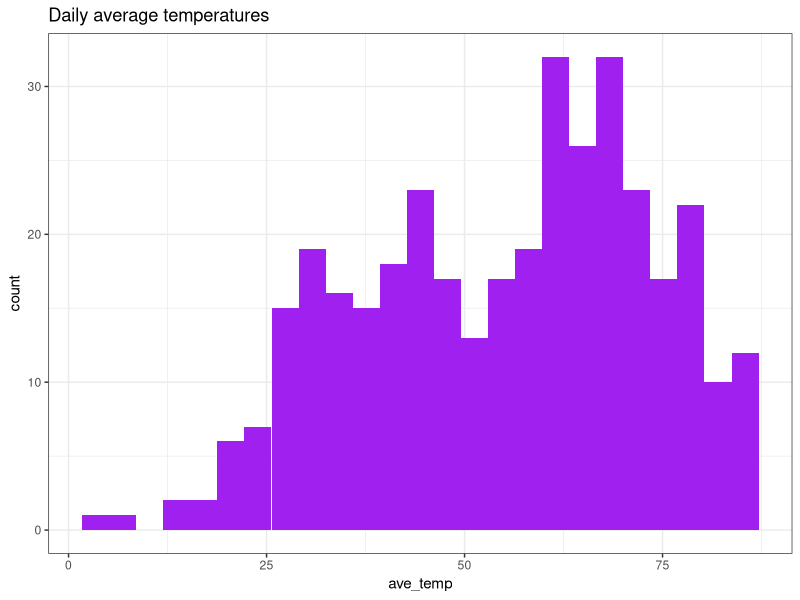
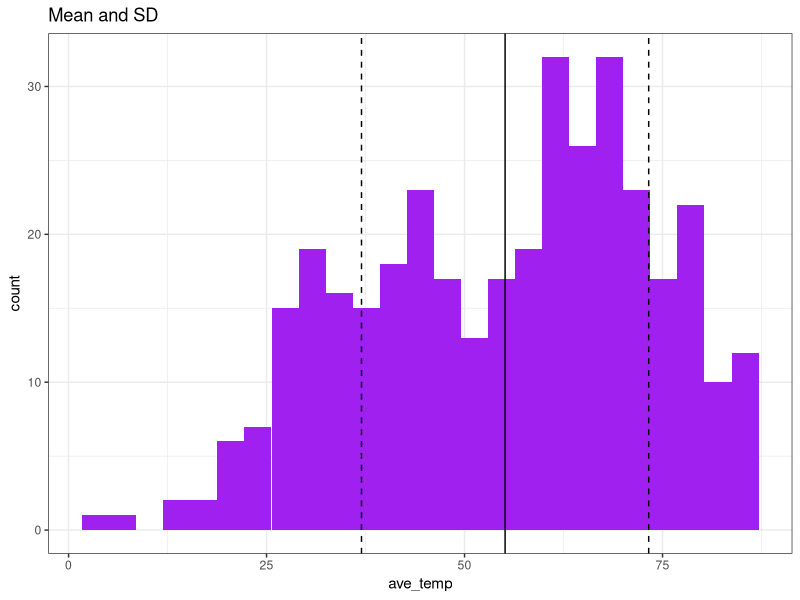
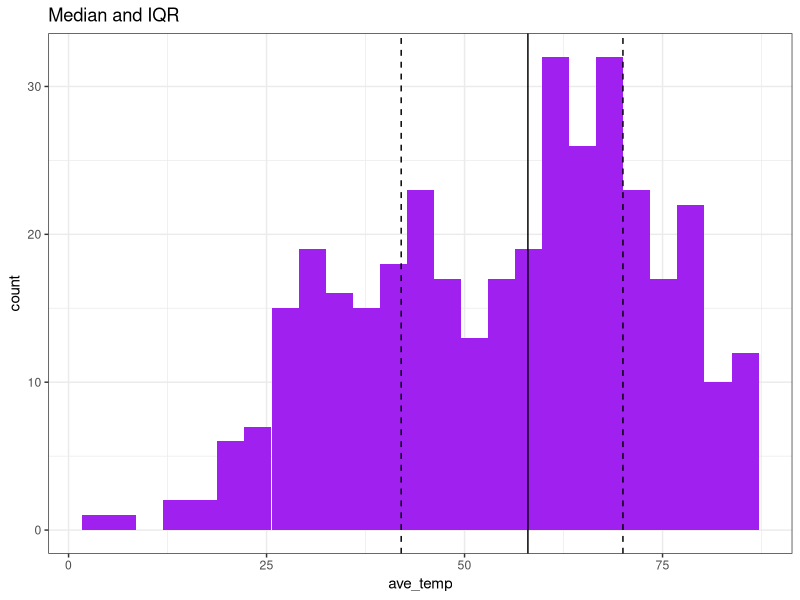
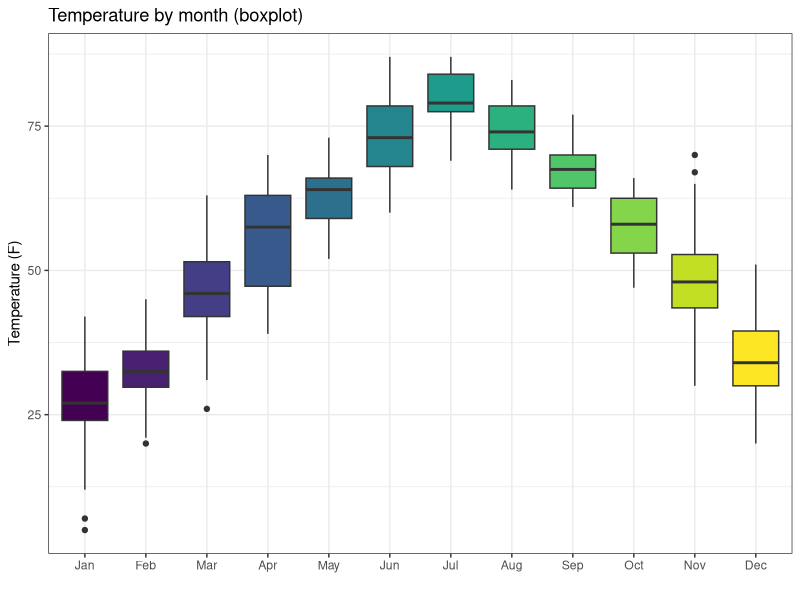
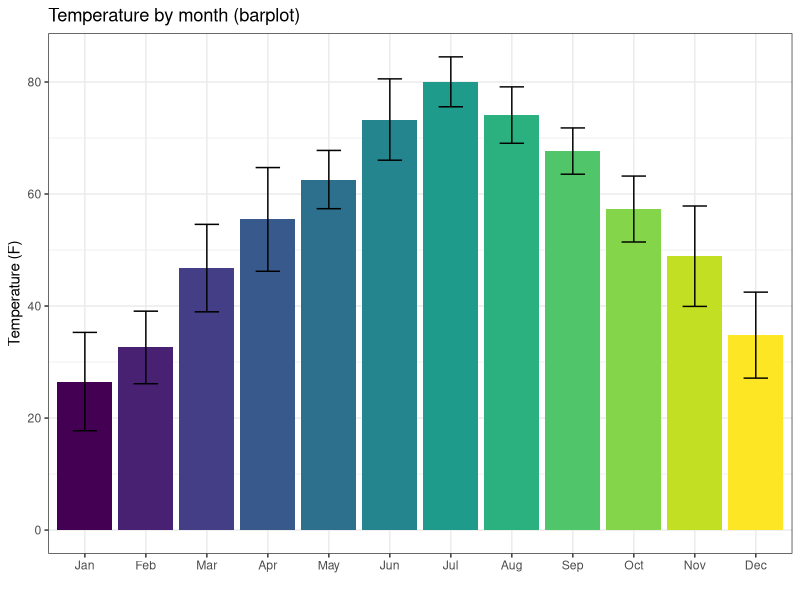
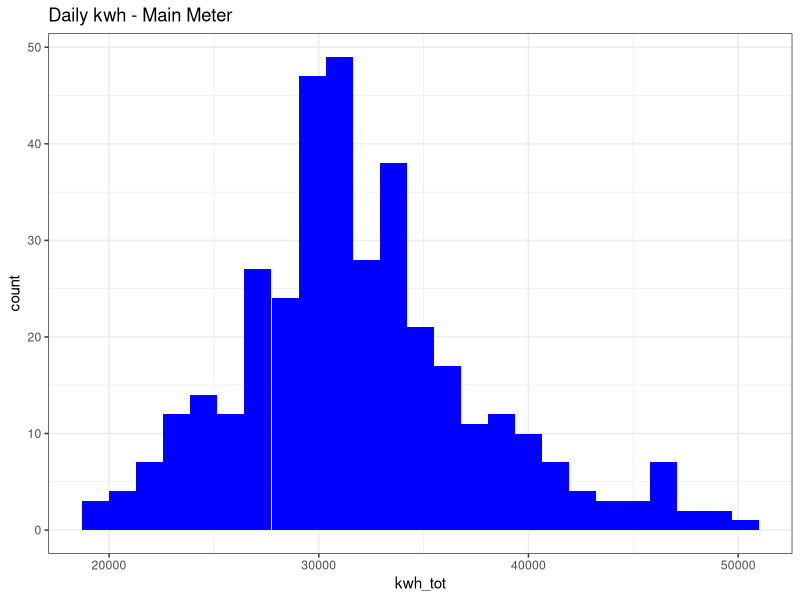
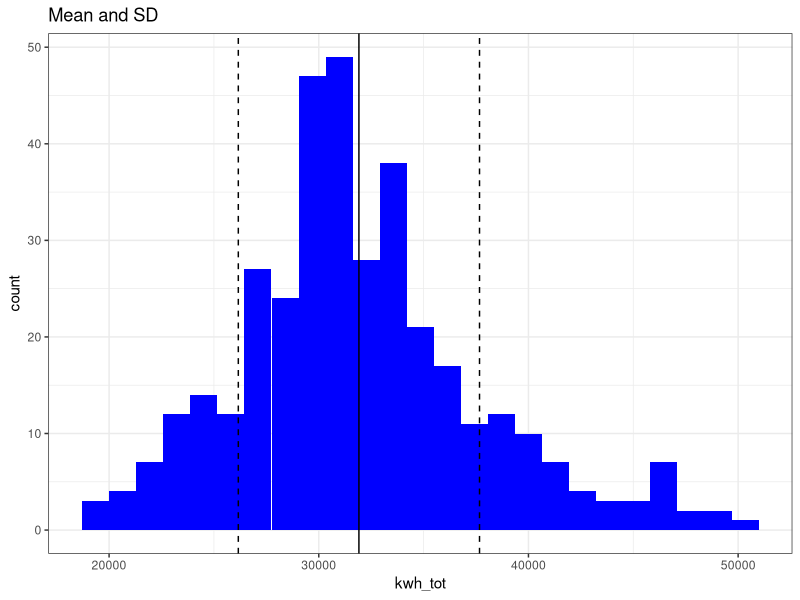
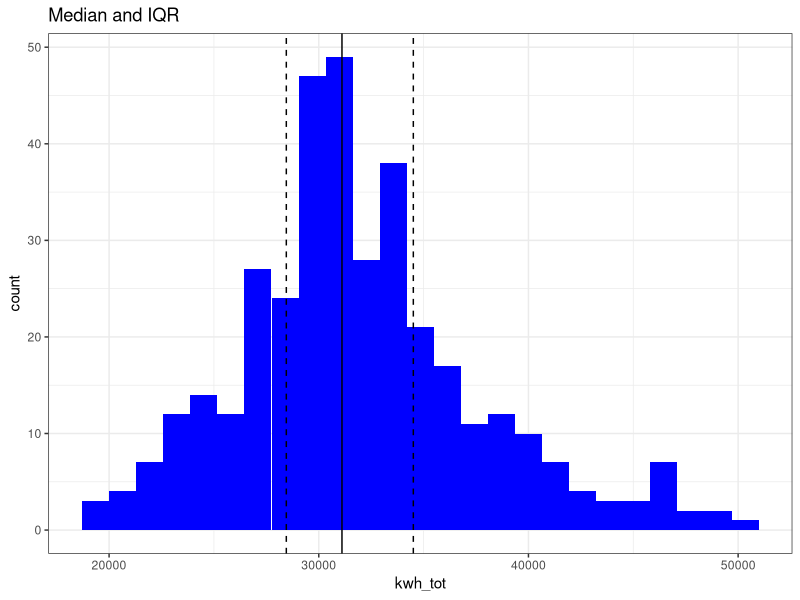

These charts were generated, in order, by the following R code:
## ---- chunk 1
knitr::opts_chunk$set(echo = TRUE)
## ---- chunk 2
library(tidyverse)
## ---- chunk 3
# load datasets
kwh_yr <- read.csv("../data/kwh_by_building.csv", strip.white = TRUE)
kwh_daily <- read.csv("../data/FY25 PPL Electricity Data.csv", strip.white = TRUE)
buildings <- read.csv("../data/building_list_FY25.csv", strip.white = TRUE)

# create key from meters to building names
meter_key <- select(kwh_yr, meter_origin, NAME)

# create key from NAME to building type
bldg_type <- select(buildings, NAME, type)
## ---- chunk 4
kwh_yr_agg <- kwh_yr %>%
  left_join(buildings, by = "NAME") %>%
  filter(!(NAME %in% c("Main Meter", "Solar Farm",""))) %>%
  group_by(NAME) %>%
  summarize(kwh_tot = sum(kwh_tot, na.rm = TRUE),
            sqft = mean(sqft, na.rm = TRUE),
            n = n()) %>%
  mutate(kwh_sqft = kwh_tot/sqft) %>%
  left_join(bldg_type, by = "NAME") %>%
  filter(NAME != "Biddle Press Box + Restrooms" & # remove outliers 
           type != "Res Hall - U") # remove category w/o sqft data

kwh_day_agg <- kwh_daily %>%
  left_join(meter_key, by = "meter_origin") %>%
  left_join(buildings, by = "NAME") %>%
  filter(!(NAME %in% c("Main Meter", "Solar Farm",""))) %>%
  group_by(NAME, date) %>%
    summarize(kwh_tot = sum(total_kwh, na.rm = TRUE),
            sqft = mean(sqft, na.rm = TRUE),
            ave_temp = mean(ave_temp, na.rm = TRUE),
            n = n()) %>%
  mutate(kwh_sqft = kwh_tot/sqft) %>%
  left_join(bldg_type, by = "NAME") %>%
  mutate(date = mdy(date),
         month = month(date, label = TRUE),
         day = wday(date, label = TRUE))

kwh_day_main <- kwh_daily %>%
  left_join(meter_key, by = "meter_origin") %>%
  left_join(buildings, by = "NAME") %>%
  filter(NAME == "Main Meter") %>%
  group_by(NAME, date) %>%
  summarize(kwh_tot = sum(total_kwh, na.rm = TRUE),
            ave_temp = mean(ave_temp, na.rm = TRUE),
            n = n()) %>%
  mutate(date = mdy(date),
         month = month(date, label = TRUE),
         day = wday(date, label = TRUE))

temps <- kwh_day_agg %>%
  ungroup() %>%
  select(date, month, day, ave_temp) %>%
  unique()
## ---- chunk 5
str(temps)
summary(temps)
head(temps)
## ---- chunk 6
ggplot(temps, aes(x = ave_temp)) +
  geom_histogram(fill = "purple", bins = 25) +
  theme_bw() +
  labs(title = "Daily average temperatures")
## ---- chunk 7
ggplot(temps, aes(x = ave_temp)) +
  geom_histogram(fill = "purple", bins = 25) +
  theme_bw() +
  labs(title = "Mean and SD") +
  geom_vline(aes(xintercept = mean(ave_temp))) +
  geom_vline(aes(xintercept = mean(ave_temp) + sd(ave_temp)), linetype = "dashed") +
  geom_vline(aes(xintercept = mean(ave_temp) - sd(ave_temp)), linetype = "dashed") 
## ---- chunk 8
ggplot(temps, aes(x = ave_temp)) +
  geom_histogram(fill = "purple", bins = 25) +
  theme_bw() +
  labs(title = "Median and IQR") +
  geom_vline(aes(xintercept = median(ave_temp))) +
  geom_vline(aes(xintercept = quantile(ave_temp, 0.25)), linetype = "dashed") +
  geom_vline(aes(xintercept = quantile(ave_temp, 0.75)), linetype = "dashed") 
## ---- chunk 9
ggplot(temps, aes(x = month, y = ave_temp, fill = month)) +
  geom_boxplot() +
  theme_bw() +
  theme(legend.position = "none") +
  labs(title = "Temperature by month (boxplot)", x = "", y = "Temperature (F)")
## ---- chunk 10
temps_agg <- temps %>%
  group_by(month) %>%
  summarize(temp = mean(ave_temp, na.rm = TRUE),
            sd_temp = sd(ave_temp, na.rm = TRUE))

ggplot(temps_agg) +
  geom_bar(aes(x = month, y = temp, fill = month), stat = "identity") +
  geom_errorbar(aes(x = month, y = temp, 
                    ymin = temp - sd_temp, 
                    ymax = temp + sd_temp), 
                width = 0.4, color = "black") +
  theme_bw() +
  theme(legend.position = "none") +
  labs(title = "Temperature by month (barplot)", x = "", y = "Temperature (F)")
## ---- chunk 11
str(kwh_day_main)
summary(kwh_day_main)
## ---- chunk 12
ggplot(kwh_day_main, aes(x = kwh_tot)) +
  geom_histogram(fill = "blue", bins = 25) +
  theme_bw() +
  labs(title = "Daily kwh - Main Meter")
## ---- chunk 13
ggplot(kwh_day_main, aes(x = kwh_tot)) +
  geom_histogram(fill = "blue", bins = 25) +
  theme_bw() +
  labs(title = "Mean and SD") +
  geom_vline(aes(xintercept = mean(kwh_tot))) +
  geom_vline(aes(xintercept = mean(kwh_tot) + sd(kwh_tot)), linetype = "dashed") +
  geom_vline(aes(xintercept = mean(kwh_tot) - sd(kwh_tot)), linetype = "dashed") 
## ---- chunk 14
ggplot(kwh_day_main, aes(x = kwh_tot)) +
  geom_histogram(fill = "blue", bins = 25) +
  theme_bw() +
  labs(title = "Median and IQR") +
  geom_vline(aes(xintercept = median(kwh_tot))) +
  geom_vline(aes(xintercept = quantile(kwh_tot, 0.25)), linetype = "dashed") +
  geom_vline(aes(xintercept = quantile(kwh_tot, 0.75)), linetype = "dashed") 
## ---- chunk 15
ggplot(kwh_day_main, aes(x = month, y = kwh_tot, fill = month)) +
  geom_boxplot() +
  theme_bw() +
  theme(legend.position = "none") +
  labs(title = "Daily kWh by month (boxplot)", x = "", y = "kWh per day")
## ---- chunk 16
main_agg <- kwh_day_main %>%
  group_by(month) %>%
  summarize(kwh = mean(kwh_tot, na.rm = TRUE),
            sd_kwh = sd(kwh_tot, na.rm = TRUE))

ggplot(main_agg) +
  geom_bar(aes(x = month, y = kwh, fill = month), stat = "identity") +
  geom_errorbar(aes(x = month, y = kwh, 
                    ymin = kwh - sd_kwh, 
                    ymax = kwh + sd_kwh), 
                width = 0.4, color = "black") +
  theme_bw() +
  theme(legend.position = "none") +
  labs(title = "Daily kWh by month (barplot)", x = "", y = "kWh per day")
## ---- chunk 17
str(kwh_yr_agg)
summary(kwh_yr_agg)
## ---- chunk 18
ggplot(kwh_yr_agg, aes(x = kwh_sqft)) +
  geom_histogram(fill = "darkorange", bins = 30) +
  theme_bw() +
  labs(title = "Annual kWh per sqft by building")
## ---- chunk 19
ggplot(kwh_yr_agg, aes(x = kwh_sqft)) +
  geom_histogram(fill = "darkorange", bins = 30) +
  theme_bw() +
  labs(title = "Mean and SD") +
  geom_vline(aes(xintercept = mean(kwh_sqft, na.rm=T))) +
  geom_vline(aes(xintercept = mean(kwh_sqft, na.rm = T) + sd(kwh_sqft, na.rm = T)), linetype = "dashed") +
  geom_vline(aes(xintercept = mean(kwh_sqft, na.rm = T) - sd(kwh_sqft, na.rm = T)), linetype = "dashed") 
## ---- chunk 20
ggplot(kwh_yr_agg, aes(x = kwh_sqft)) +
  geom_histogram(fill = "darkorange", bins = 30) +
  theme_bw() +
  labs(title = "Median and IQR") +
  geom_vline(aes(xintercept = median(kwh_sqft, na.rm = T))) +
  geom_vline(aes(xintercept = quantile(kwh_sqft, 0.25, na.rm = T)), linetype = "dashed") +
  geom_vline(aes(xintercept = quantile(kwh_sqft, 0.75, na.rm = T)), linetype = "dashed") 
## ---- chunk 21
ggplot(kwh_yr_agg, aes(x = type, y = kwh_sqft, fill = type)) +
  geom_boxplot() +
  theme_bw() +
  theme(legend.position = "none") +
  theme(axis.text.x = element_text(angle = 45, vjust = 1, hjust = 1)) +
  labs(title = "Annual kWh/sqft by type (boxplot)", x = "", y = "kWh/sqft per year")
## ---- chunk 22
bldg_agg <- kwh_yr_agg %>%
  group_by(type) %>%
  summarize(kwh = mean(kwh_sqft, na.rm = TRUE),
            sd_kwh = sd(kwh_sqft, na.rm = TRUE))

ggplot(bldg_agg) +
  geom_bar(aes(x = type, y = kwh, fill = type), stat = "identity") +
  geom_errorbar(aes(x = type, y = kwh, 
                    ymin = kwh - sd_kwh, 
                    ymax = kwh + sd_kwh), 
                width = 0.4, color = "black") +
  theme_bw() +
  theme(legend.position = "none") +
  theme(axis.text.x = element_text(angle = 45, vjust = 1, hjust = 1)) +
  labs(title = "Annual kWh per sqft by type (barplot)", x = "", y = "kWh/sqft per year")
## ---- chunk 23
ggplot(kwh_day_agg, aes(x = kwh_tot)) +
  geom_histogram(fill = "blue", bins = 200) +
  theme_bw() +
  labs(title = "Daily kwh values per building")

ggplot(kwh_day_agg, aes(x = kwh_sqft)) +
  geom_histogram(fill = "darkorange1", bins = 200) +
  theme_bw() +
  labs(title = "Daily kwh/sqft values per building")

ggplot(kwh_yr_agg, aes(x = kwh_tot)) +
  geom_histogram(fill = "dodgerblue", bins = 50) +
  theme_bw() +
  labs(title = "Annual kwh values per building")

ggplot(kwh_yr_agg, aes(x = kwh_sqft)) +
  geom_histogram(fill = "orange", bins = 50) +
  theme_bw() +
  labs(title = "Annual kwh/sqft values per building")
## ---- chunk 24
kwh_day_finite <- filter(kwh_day_agg, is.finite(kwh_sqft))

ggplot(kwh_day_finite, aes(x = kwh_sqft)) +
  geom_histogram(fill = "darkorange1", bins = 200) +
  theme_bw() +
  labs(title = "Daily kwh/sqft values per building = mean and SD") +
  geom_vline(aes(xintercept = mean(kwh_sqft))) +
  geom_vline(aes(xintercept = mean(kwh_sqft) + sd(kwh_sqft)), linetype = "dashed") +
  geom_vline(aes(xintercept = mean(kwh_sqft) - sd(kwh_sqft)), linetype = "dashed") 
## ---- chunk 25
kwh_day_finite <- filter(kwh_day_agg, is.finite(kwh_sqft))

ggplot(kwh_day_finite, aes(x = kwh_sqft)) +
  geom_histogram(fill = "darkorange1", bins = 200) +
  theme_bw() +
  labs(title = "Daily kwh/sqft values per building = median and IQR") +
  geom_vline(aes(xintercept = median(kwh_sqft))) +
  geom_vline(aes(xintercept = quantile(kwh_sqft, 0.25)), linetype = "dashed") +
  geom_vline(aes(xintercept = quantile(kwh_sqft, 0.75)), linetype = "dashed") 
